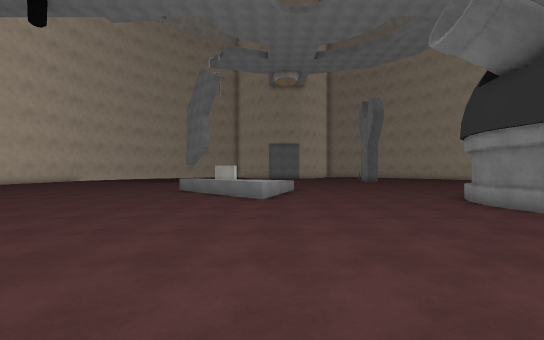
View 1 (above)

15 first-person views from a walk through a scene from a Unity 3-D project. The camera is 1.5 m above the floor, looks level and sees 90° across. The floor is counted in squares, 1.86 m on a side. Each view is taken from the middle of a square. On the plan, view 1 faces up. The plan holds only what a view shows up to about 10 squares ahead; the rest is blank. The place goes on beyond the plan. The player character is not drawn. Some surface patterns are stand-ins.

View 2
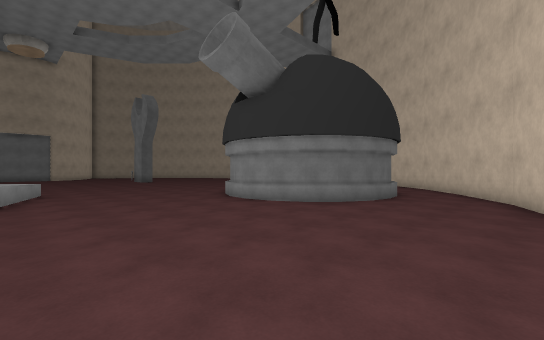

View 3
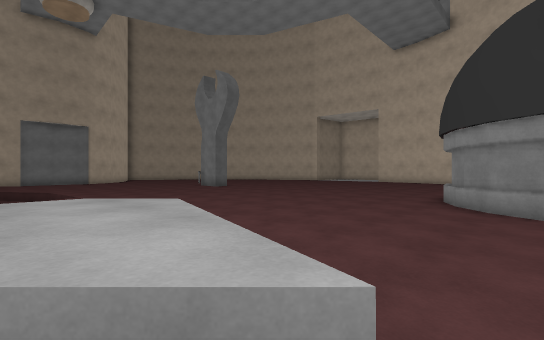

View 4
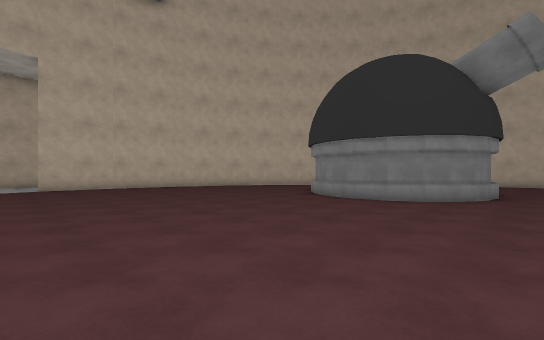

View 5
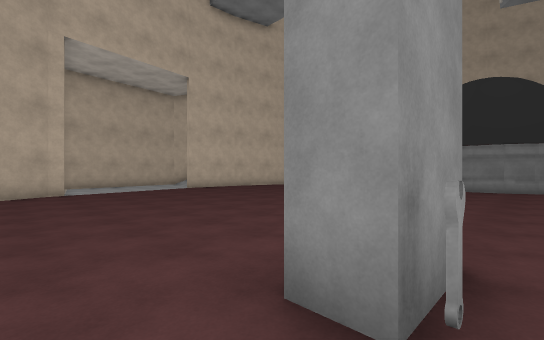

View 6
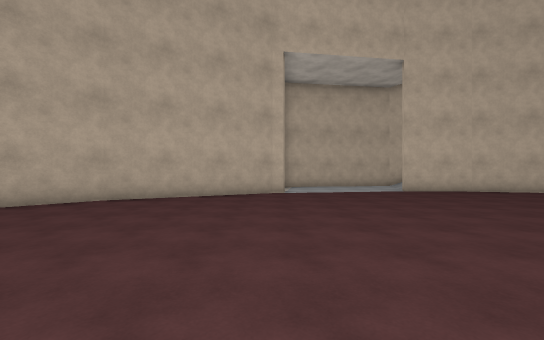

View 7
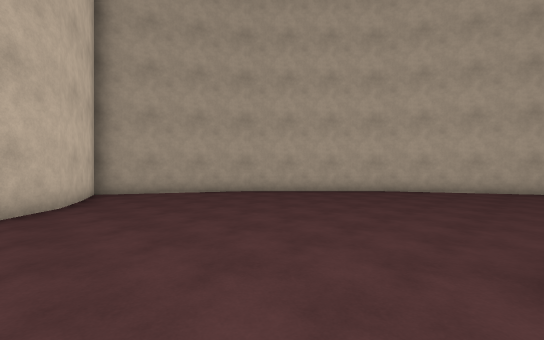

View 8
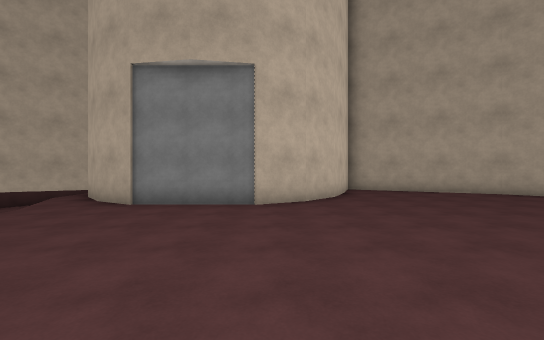

View 9
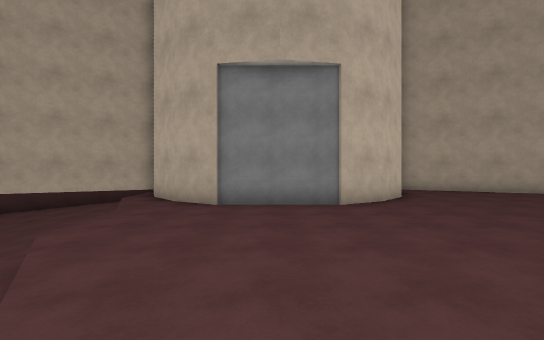

View 10
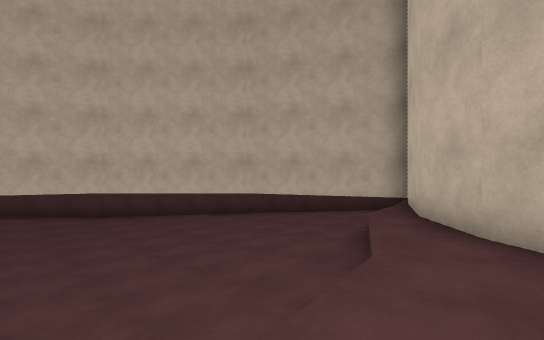

View 11
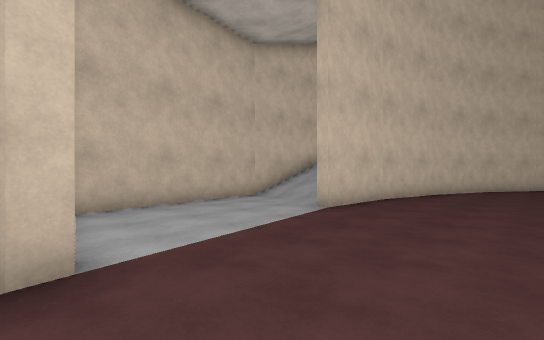

View 12
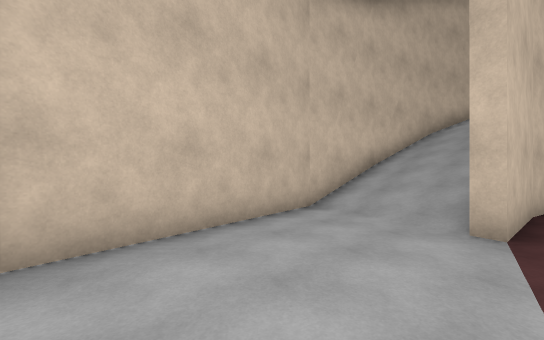

View 13
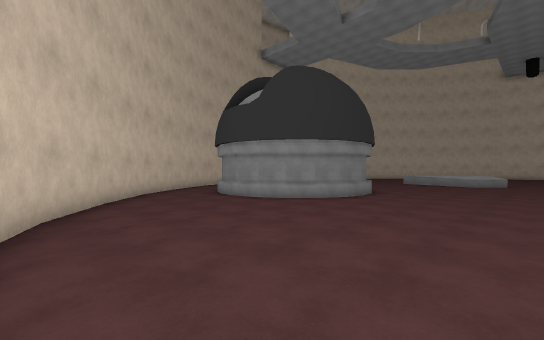

View 14
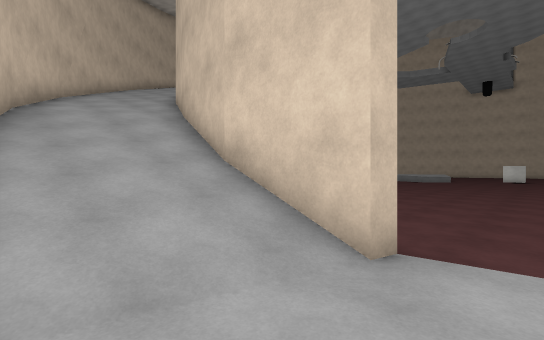

View 15
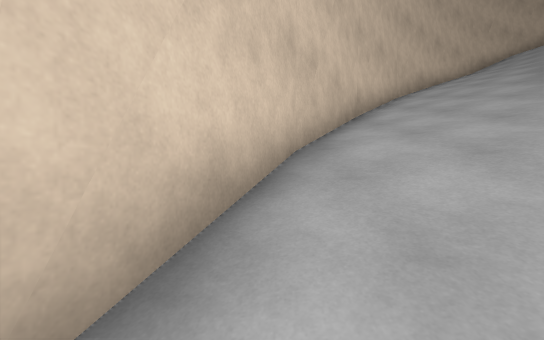

### Floor plan
Key: @ floor where view 1 was taken; # wall or solid block; . floor; / step, stairs or slope; ^ raised ledge; v drop or lower ground; O other object.
Columns run from 13 left of view 1 to 21 right of it. Each row starts with its distance up from view 1.
 30         ###       #####
 29       #vvv#       #...###
 28     #vvvvv#      ##.....#
 27    #vvvvvv###    #.......
 26   #vvvvvvvv.######........##
 25  #vvvvvvvvv................##
 24  vvvvvvvvvv.................#
 23 #vvvvvvvvvvv................##
 22 vvvvvvvvvv v.................#
 21             v................##
 20             v......O..........#
 19              v. .  .#............#
 18              v..   ...............#
 17               ...  ...............#
 16               ....................#
 15                ...............#...#
 14                 ..............#///#
 13               ................#///#
 12             ..................#///#
 11             ^^^...............#///#
 10     ......^^^^...............##///#
  9     .......^^^...............#///##
  8      .......^^.....#####....##///#
  7       ............##   #....#////#
  6        ...........##   #...##///##
  5         ..........##   #..##////#
  4          ..........#### ..#////##
  3           ..............###///##
  2            ............##/////#
  1             .........###/////#
  0              @..... ## /////##
 -1                        ///##

Positions as (right, up) in squares from view 1, and headings:
1: (0, 0), facing up
2: (0, 0), facing up-right
3: (-1, 7), facing up-right
4: (4, 16), facing down-right
5: (6, 21), facing down-right
6: (7, 20), facing right
7: (4, 20), facing up-right
8: (3, 19), facing up
9: (1, 19), facing up
10: (-1, 22), facing up-left
11: (14, 20), facing down-right
12: (17, 19), facing down-right
13: (16, 13), facing down-left
14: (20, 16), facing down-left
15: (19, 9), facing down
